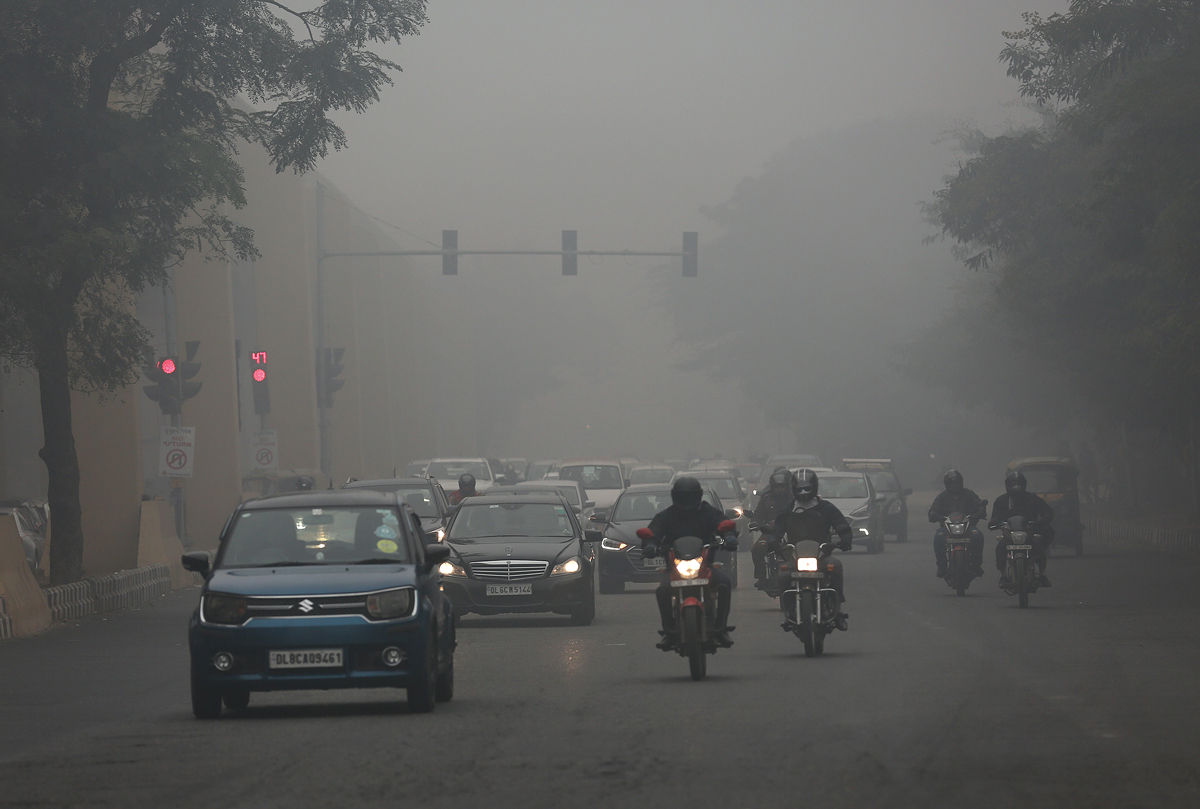
#> input picture a.jpg, 1200 x 809 px
$ python improved_dehaze.py   (older library calls are emulated)
#> lines starting #> are read from the running program, lines starting #| are printed output that depends on the picture
import cv2
import math
import numpy as np
import matplotlib.pyplot as plt

def DarkChannel(image, size):
    b, g, r = cv2.split(image)
    DarkImage = cv2.min(cv2.min(r, g), b)
    ImageKernel = cv2.getStructuringElement(cv2.MORPH_RECT, (size, size))
    dark = cv2.erode(DarkImage, ImageKernel)
    return dark

def AtmosphericLight(image, dark):
    [height, width] = image.shape[:2]
    ImageSize = height * width
    NumOfPixels = int(max(math.floor(ImageSize / 1000), 1))
    DarkVector = dark.reshape(ImageSize)
    ImageVector = image.reshape(ImageSize, 3)

    indices = DarkVector.argsort()
    indices = indices[ImageSize - NumOfPixels::]

    AtmSum = np.zeros([1, 3])
    for ind in range(1, NumOfPixels):
        AtmSum = AtmSum + ImageVector[indices[ind]]

    A = AtmSum / NumOfPixels
    return A

def TransmissionEstimate(im, A, sz):
    omega = 0.95
    im3 = np.empty(im.shape, im.dtype)

    for ind in range(0, 3):
        im3[:, :, ind] = im[:, :, ind] / A[0, ind]

    transmission = 1 - omega * DarkChannel(im3, sz)
    return transmission

def Guidedfilter(im, p, r, eps):
    mean_I = cv2.boxFilter(im, cv2.CV_64F, (r, r))
    mean_p = cv2.boxFilter(p, cv2.CV_64F, (r, r))
    mean_Ip = cv2.boxFilter(im * p, cv2.CV_64F, (r, r))
    cov_Ip = mean_Ip - mean_I * mean_p

    mean_II = cv2.boxFilter(im * im, cv2.CV_64F, (r, r))
    var_I = mean_II - mean_I * mean_I

    a = cov_Ip / (var_I + eps)
    b = mean_p - a * mean_I

    mean_a = cv2.boxFilter(a, cv2.CV_64F, (r, r))
    mean_b = cv2.boxFilter(b, cv2.CV_64F, (r, r))

    q = mean_a * im + mean_b
    return q

def TransmissionRefine(im, et):
    gray = cv2.cvtColor(im, cv2.COLOR_BGR2GRAY)
    gray = np.float64(gray) / 255
    r = 60
    eps = 0.0001
    t = Guidedfilter(gray, et, r, eps)
    return t

def Recover(im, t, A, tx=0.1):
    res = np.empty(im.shape, im.dtype)
    t = cv2.max(t, tx)

    for ind in range(0, 3):
        res[:, :, ind] = (im[:, :, ind] - A[0, ind]) / t + A[0, ind]

    return res

if __name__ == '__main__':
    import sys
    try:
        fn = sys.argv[1]
    except:
        fn = 'a.jpg'

    src = cv2.imread(fn)
#> src is the input picture: shape (809, 1200, 3); mean B, G, R 95.9, 97.3, 96.9
    I = src.astype('float64') / 255

    dark = DarkChannel(I, 15)
    A = AtmosphericLight(I, dark)
#> in AtmosphericLight, `indices = indices[ImageSize - NumOfPixels::]`: indices = 970 values, max 64198 at index 84, min 515 at index 404, mean 19805.7
#> the loop in AtmosphericLight, `for ind in range(1, NumOfPixels):` made 969 passes
#> AtmSum on passes 1 to 3: [[0.608, 0.616, 0.616]], [[1.22, 1.24, 1.23]], [[1.85, 1.86, 1.85]]
#> after the loop in AtmosphericLight, `for ind in range(1, NumOfPixels):`: AtmSum = [[596.7, 602.5, 599]]
#> in AtmosphericLight, `A = AtmSum / NumOfPixels`: A = [[0.615, 0.621, 0.617]]
#> A = [[0.615, 0.621, 0.617]]
    te = TransmissionEstimate(I, A, 15)
    t = TransmissionRefine(src, te)
#> in Guidedfilter, `mean_a = cv2.boxFilter(a, cv2.CV_64F, (r, r))`:
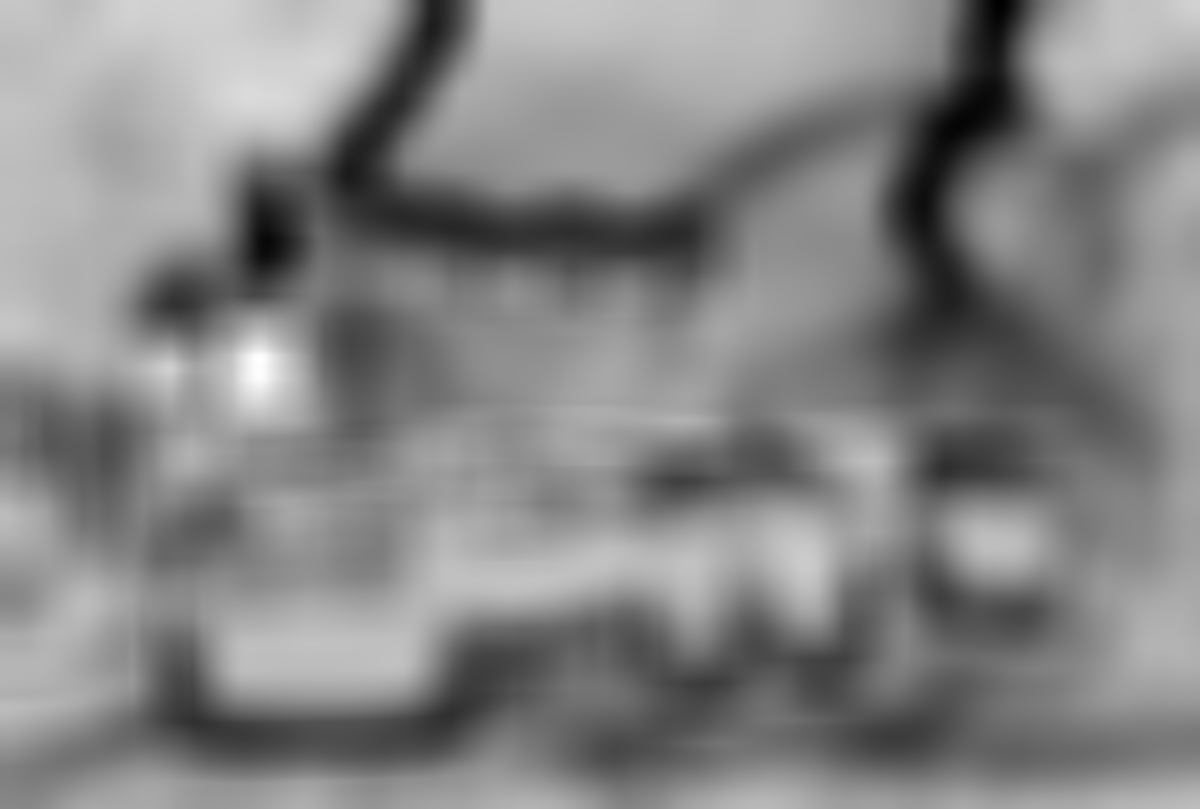
#> mean_a: shape (809, 1200) float64; min -1.57, max 0.43, mean -0.526; drawn with min black and max white
#> in Guidedfilter, `mean_b = cv2.boxFilter(b, cv2.CV_64F, (r, r))`:
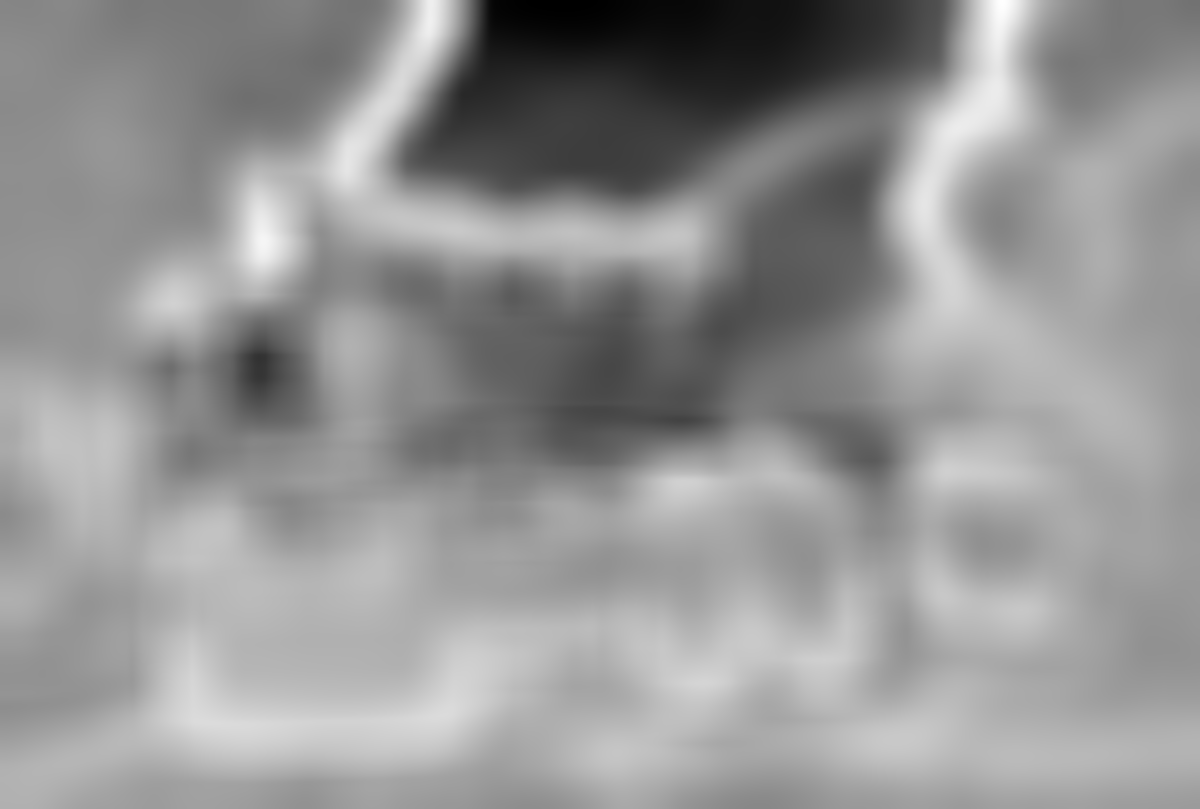
#> mean_b: shape (809, 1200) float64; min 0.0791, max 1.14, mean 0.696; drawn with min black and max white
    J = Recover(I, t, A, 0.1)
#> after the loop in Recover, `for ind in range(0, 3):`:
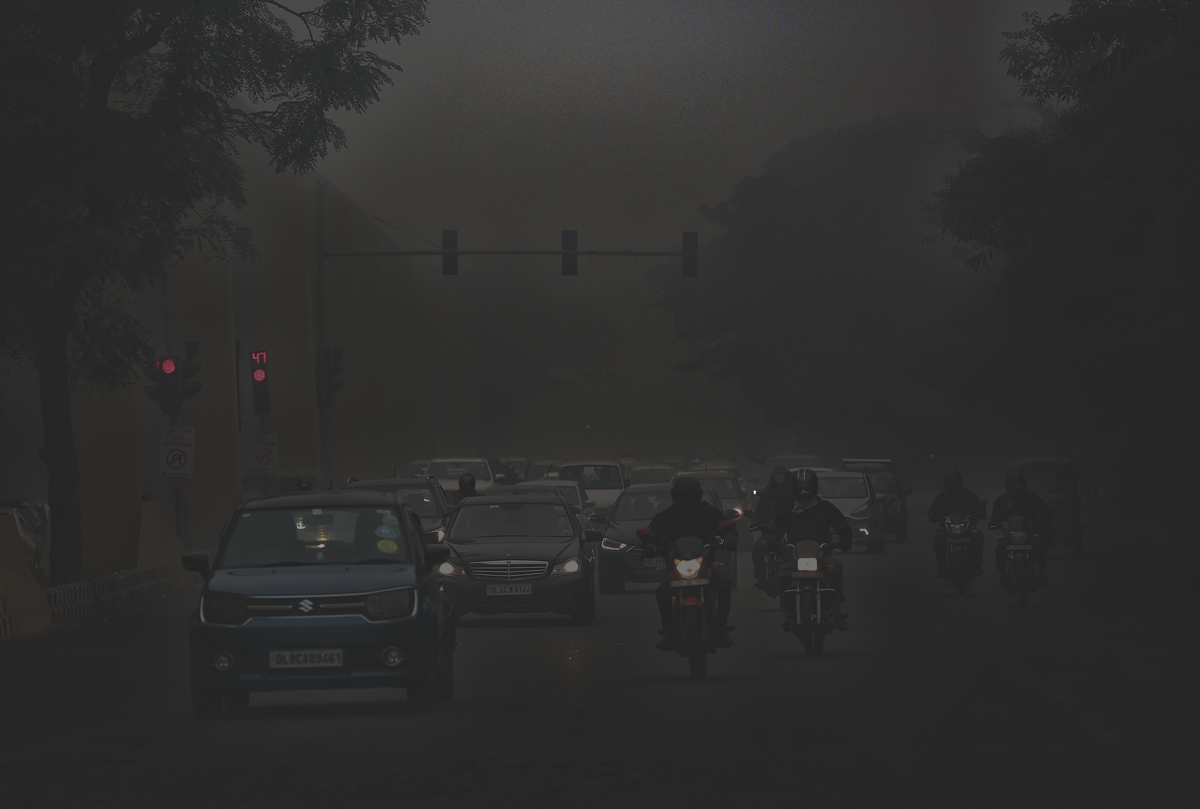
#> res: shape (809, 1200, 3) float64; mean B, G, R 0.161, 0.169, 0.172; drawn with min black and max white

    plt.rcParams["figure.figsize"] = [5.50, 3.50]
    plt.rcParams["figure.autolayout"] = True
    img = cv2.imread('a.jpg')
    plt.figure("Histogram of a.jpg")
    plt.hist(img.ravel(), 256, [0, 256], color="maroon", alpha=0.5)
    plt.figure("Frequency of the Pixels")
    histr = cv2.calcHist([img], [0], None, [256], [0, 256])
#> histr = 256 values, max 20929 at index 72, min 0 at index 0, mean 3792.2
    plt.plot(histr, color="red")

    cv2.imshow('Dark Channel Estimation', dark)
    cv2.imshow('Input Image', src)
    cv2.imshow('Dehazed Image', J)
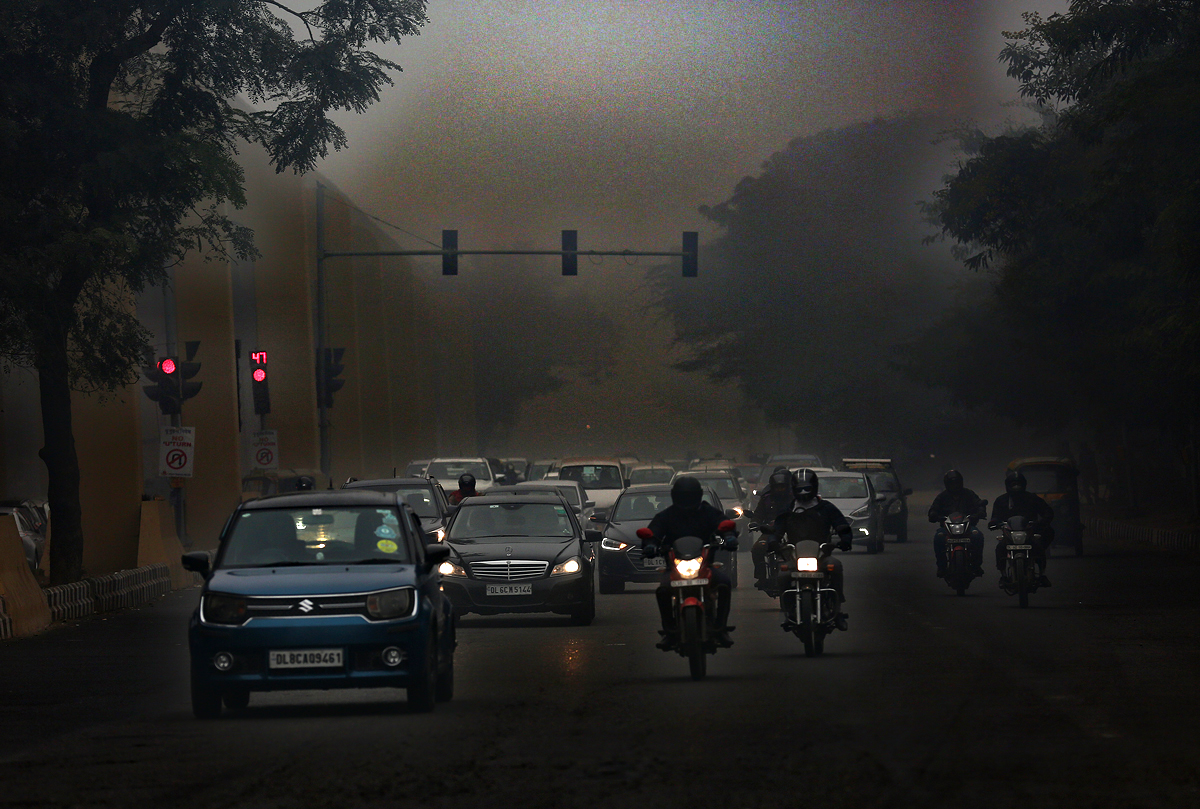
#> window 'Dehazed Image': shape (809, 1200, 3); mean B, G, R 40.4, 42.5, 43.3
    cv2.imshow('Transmission Estimate', te)
    cv2.imshow('Transmission Refine', t)

    plt.show()
#> figure, not shown here; tallest bar 63417 high, from x = 72 to 73
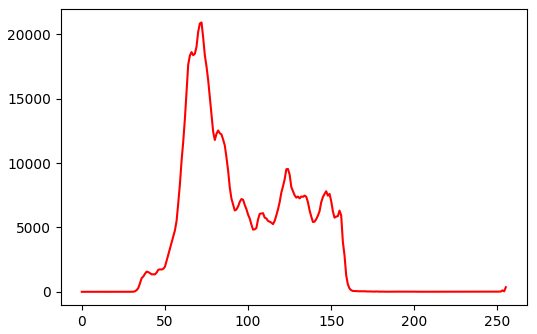
#> figure drawn by matplotlib, 1 panel; curve peaks at x = 72, y = 20929
    cv2.imwrite("a_1.png", J * 255)
    cv2.waitKey()
